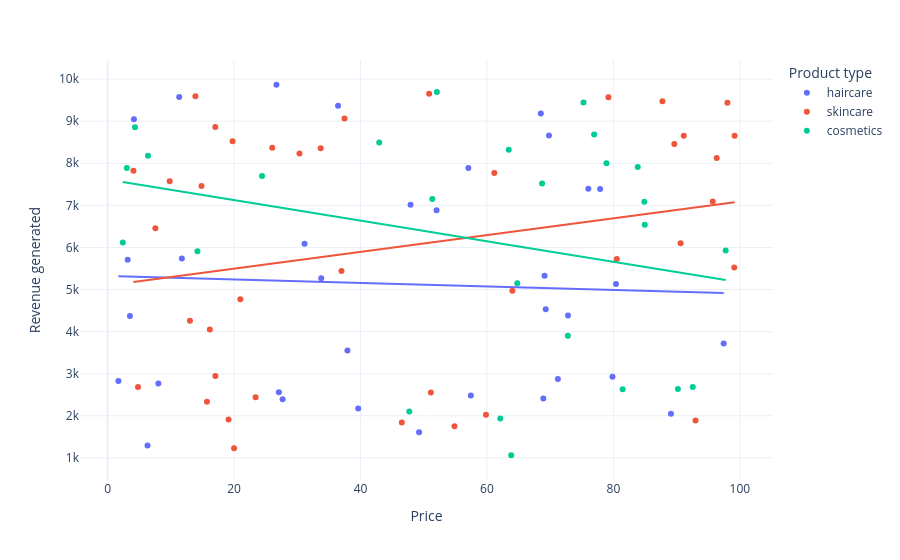

The cell this chart's notebook holds for it:
### Code cell
#let’s get started with analyzing the Supply Chain by looking at the relationship between the price of the products and the revenue generated by them
fig = px.scatter(data, x='Price',y='Revenue generated', color = 'Product type',
                hover_data=['Number of products sold'], trendline='ols')
fig.show()

### Figure 1 — Plotly figure (JSON) as saved in the notebook; plotly's stock layout.template omitted (floating-point values rounded to 4 significant figures)
{"data": [{"customdata": [[802], [8], [147], [336], [620], [884], [209], [142], [353], [327], [598], [24], [859], [29], [154], [622], [701], [227], [117], [163], [32], [904], [241], [359], [946], [198], [774], [663], [618], [79], [114], [672], [62], [627]], "hovertemplate": "Product type=haircare<br>Price=%{x}<br>Revenue generated=%{y}<br>Number of products sold=%{customdata[0]}<extra></extra>", "legendgroup": "haircare", "marker": {"color": "#636efa", "symbol": "circle"}, "mode": "markers", "name": "haircare", "orientation": "v", "showlegend": true, "type": "scatter", "x": [69.81, 11.32, 1.7, 71.21, 36.44, 27.68, 4.156, 39.63, 97.45, 8.023, 11.74, 33.78, 27.08, 76.04, 26.7, 31.15, 79.86, 49.26, 52.03, 37.93, 47.91, 3.17, 69.11, 57.45, 6.307, 57.06, 72.82, 68.91, 89.1, 80.41, 69.29, 77.9, 3.526, 68.52], "xaxis": "x", "y": [8662.0, 9578.0, 2828.0, 2874.0, 9365.0, 2391.0, 9049.0, 2175.0, 3716.0, 2766.0, 5737.0, 5268.0, 2557.0, 7397.0, 9866.0, 6088.0, 2926.0, 1606.0, 6886.0, 3550.0, 7015.0, 5710.0, 5328.0, 2484.0, 1292.0, 7889.0, 4384.0, 2412.0, 2048.0, 5134.0, 4531.0, 7386.0, 4371.0, 9185.0], "yaxis": "y"}, {"hovertemplate": "<b>OLS trendline</b><br>Revenue generated = -4.1918 * Price + 5323.92<br>R<sup>2</sup>=0.002087<br><br>Product type=haircare<br>Price=%{x}<br>Revenue generated=%{y} <b>(trend)</b><extra></extra>", "legendgroup": "haircare", "marker": {"color": "#636efa", "symbol": "circle"}, "mode": "lines", "name": "haircare", "showlegend": false, "type": "scatter", "x": [1.7, 3.17, 3.526, 4.156, 6.307, 8.023, 11.32, 11.74, 26.7, 27.08, 27.68, 31.15, 33.78, 36.44, 37.93, 39.63, 47.91, 49.26, 52.03, 57.06, 57.45, 68.52, 68.91, 69.11, 69.29, 69.81, 71.21, 72.82, 76.04, 77.9, 79.86, 80.41, 89.1, 97.45], "xaxis": "x", "y": [5317.0, 5311.0, 5309.0, 5307.0, 5297.0, 5290.0, 5276.0, 5275.0, 5212.0, 5210.0, 5208.0, 5193.0, 5182.0, 5171.0, 5165.0, 5158.0, 5123.0, 5117.0, 5106.0, 5085.0, 5083.0, 5037.0, 5035.0, 5034.0, 5033.0, 5031.0, 5025.0, 5019.0, 5005.0, 4997.0, 4989.0, 4987.0, 4950.0, 4915.0], "yaxis": "y"}, {"customdata": [[736], [83], [871], [65], [980], [996], [960], [249], [562], [469], [280], [187], [320], [168], [781], [602], [963], [963], [176], [933], [556], [155], [910], [820], [242], [93], [896], [380], [246], [134], [457], [704], [513], [511], [106], [872], [336], [223], [320], [913]], "hovertemplate": "Product type=skincare<br>Price=%{x}<br>Revenue generated=%{y}<br>Number of products sold=%{customdata[0]}<extra></extra>", "legendgroup": "skincare", "marker": {"color": "#EF553B", "symbol": "circle"}, "mode": "markers", "name": "skincare", "orientation": "v", "showlegend": true, "type": "scatter", "x": [14.84, 61.16, 4.805, 4.078, 64.02, 15.71, 90.64, 16.16, 99.17, 36.99, 7.547, 51.12, 96.34, 50.85, 79.21, 37.47, 9.813, 23.4, 19.13, 80.54, 99.11, 46.53, 95.71, 98.03, 30.34, 20.99, 59.84, 17.03, 13.02, 89.63, 33.7, 26.03, 87.76, 54.87, 93.0, 91.13, 17.03, 20.0, 13.88, 19.75], "xaxis": "x", "y": [7461.0, 7767.0, 2687.0, 7823.0, 4971.0, 2331.0, 6100.0, 4053.0, 8654.0, 5442.0, 6454.0, 2553.0, 8128.0, 9655.0, 9572.0, 9062.0, 7573.0, 2438.0, 1912.0, 5725.0, 5521.0, 1840.0, 7089.0, 9436.0, 8232.0, 4767.0, 2021.0, 8864.0, 4257.0, 8459.0, 8355.0, 8368.0, 9474.0, 1752.0, 1889.0, 8652.0, 2943.0, 1230.0, 9593.0, 8526.0], "yaxis": "y"}, {"hovertemplate": "<b>OLS trendline</b><br>Revenue generated = 19.9126 * Price + 5099.65<br>R<sup>2</sup>=0.054398<br><br>Product type=skincare<br>Price=%{x}<br>Revenue generated=%{y} <b>(trend)</b><extra></extra>", "legendgroup": "skincare", "marker": {"color": "#EF553B", "symbol": "circle"}, "mode": "lines", "name": "skincare", "showlegend": false, "type": "scatter", "x": [4.078, 4.805, 7.547, 9.813, 13.02, 13.88, 14.84, 15.71, 16.16, 17.03, 17.03, 19.13, 19.75, 20.0, 20.99, 23.4, 26.03, 30.34, 33.7, 36.99, 37.47, 46.53, 50.85, 51.12, 54.87, 59.84, 61.16, 64.02, 79.21, 80.54, 87.76, 89.63, 90.64, 91.13, 93.0, 95.71, 96.34, 98.03, 99.11, 99.17], "xaxis": "x", "y": [5181.0, 5195.0, 5250.0, 5295.0, 5359.0, 5376.0, 5395.0, 5412.0, 5421.0, 5439.0, 5439.0, 5481.0, 5493.0, 5498.0, 5518.0, 5566.0, 5618.0, 5704.0, 5771.0, 5836.0, 5846.0, 6026.0, 6112.0, 6118.0, 6192.0, 6291.0, 6318.0, 6374.0, 6677.0, 6703.0, 6847.0, 6884.0, 6904.0, 6914.0, 6951.0, 7006.0, 7018.0, 7052.0, 7073.0, 7074.0], "yaxis": "y"}, {"customdata": [[426], [150], [126], [601], [391], [352], [394], [253], [616], [449], [705], [919], [99], [633], [484], [270], [637], [478], [375], [25], [737], [134], [916], [276], [987], [324]], "hovertemplate": "Product type=cosmetics<br>Price=%{x}<br>Revenue generated=%{y}<br>Number of products sold=%{customdata[0]}<extra></extra>", "legendgroup": "cosmetics", "marker": {"color": "#00cc96", "symbol": "circle"}, "mode": "markers", "name": "cosmetics", "orientation": "v", "showlegend": true, "type": "scatter", "x": [42.96, 68.72, 81.46, 84.89, 4.324, 92.56, 2.397, 63.45, 64.8, 84.96, 52.08, 51.36, 78.9, 14.2, 63.83, 72.8, 6.382, 90.2, 83.85, 76.96, 75.27, 97.76, 62.11, 47.71, 3.038, 24.42], "xaxis": "x", "y": [8496.0, 7517.0, 2629.0, 7087.0, 8858.0, 2686.0, 6117.0, 8319.0, 5150.0, 6541.0, 9692.0, 7152.0, 8002.0, 5911.0, 1062.0, 3900.0, 8180.0, 2633.0, 7911.0, 8685.0, 9445.0, 5925.0, 1935.0, 2100.0, 7888.0, 7698.0], "yaxis": "y"}, {"hovertemplate": "<b>OLS trendline</b><br>Revenue generated = -24.4531 * Price + 7615.01<br>R<sup>2</sup>=0.081280<br><br>Product type=cosmetics<br>Price=%{x}<br>Revenue generated=%{y} <b>(trend)</b><extra></extra>", "legendgroup": "cosmetics", "marker": {"color": "#00cc96", "symbol": "circle"}, "mode": "lines", "name": "cosmetics", "showlegend": false, "type": "scatter", "x": [2.397, 3.038, 4.324, 6.382, 14.2, 24.42, 42.96, 47.71, 51.36, 52.08, 62.11, 63.45, 63.83, 64.8, 68.72, 72.8, 75.27, 76.96, 78.9, 81.46, 83.85, 84.89, 84.96, 90.2, 92.56, 97.76], "xaxis": "x", "y": [7556.0, 7541.0, 7509.0, 7459.0, 7268.0, 7018.0, 6565.0, 6448.0, 6359.0, 6342.0, 6096.0, 6064.0, 6054.0, 6031.0, 5935.0, 5835.0, 5774.0, 5733.0, 5686.0, 5623.0, 5565.0, 5539.0, 5538.0, 5409.0, 5352.0, 5224.0], "yaxis": "y"}], "layout": {"legend": {"title": {"text": "Product type"}, "tracegroupgap": 0}, "margin": {"t": 60}, "xaxis": {"anchor": "y", "domain": [0, 1], "title": {"text": "Price"}}, "yaxis": {"anchor": "x", "domain": [0, 1], "title": {"text": "Revenue generated"}}}}
